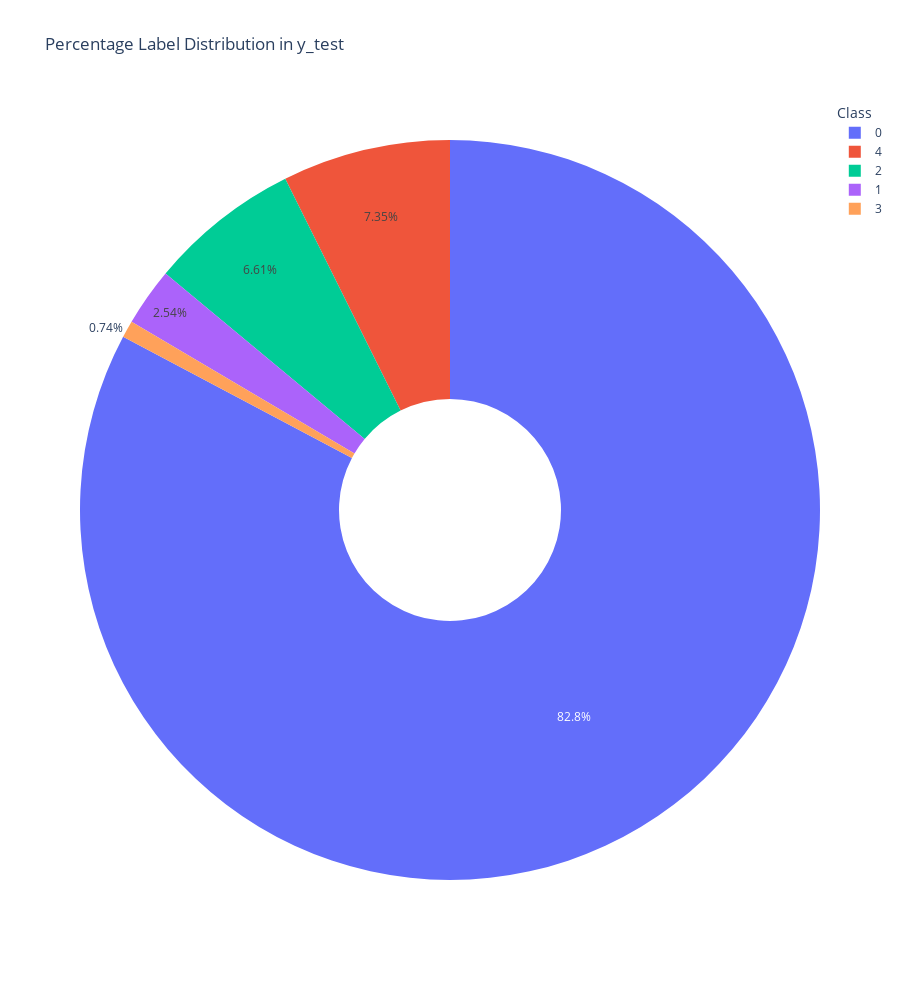

Notebook cell for this chart:
### Code cell
fig_pie = px.pie(y_test, names = 187, title="Percentage Label Distribution in y_test", hole=0.3)
fig_pie.update_layout(
    xaxis_title="Class",
    yaxis_title="Num Samples",
    legend_title="Class",
    template="plotly_white",
    height = 1000
)
fig_pie.show()

### Figure 1 — Plotly figure (JSON) as saved in the notebook; plotly's stock layout.template omitted (floating-point values rounded to 4 significant figures; data arrays with more than 128 entries replaced by an {"elided": "..."} marker saying what was removed)
{"data": [{"domain": {"x": [0, 1], "y": [0, 1]}, "hole": 0.3, "hovertemplate": "187=%{label}<extra></extra>", "labels": {"elided": "21892 int values"}, "legendgroup": "", "name": "", "showlegend": true, "type": "pie"}], "layout": {"height": 1000, "legend": {"title": {"text": "Class"}, "tracegroupgap": 0}, "title": {"text": "Percentage Label Distribution in y_test"}, "xaxis": {"title": {"text": "Class"}}, "yaxis": {"title": {"text": "Num Samples"}}}}
